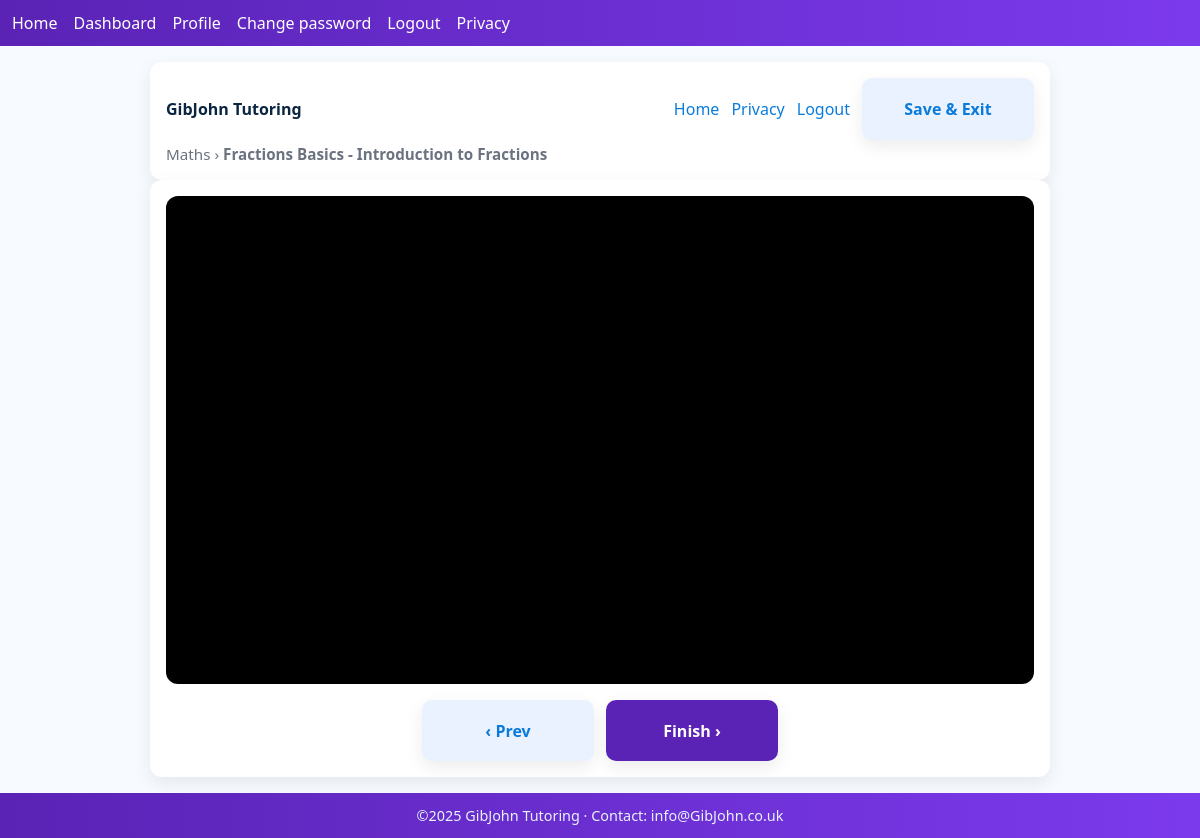
The app's page /lesson/1/play (signed in) with its own data.
### models.py (models this page shows, shortened)
class Class(db.Model):
    __tablename__ = "classes"
    class_id    = db.Column(db.Integer, primary_key=True)
    title       = db.Column(db.String(120), nullable=False)
    subject     = db.Column(db.String(80), nullable=False)
    year_group  = db.Column(db.Integer, nullable=False)
    tutor_id    = db.Column(db.Integer, db.ForeignKey("users.user_id"), nullable=False)
    created_at  = db.Column(db.DateTime, nullable=False, default=UTC_NOW)
    tutor = db.relationship("User", back_populates="classes_taught", foreign_keys=[tutor_id])
    enrollments = db.relationship("ClassEnrollment", back_populates="klass", cascade="all, delete-orphan")
    students = db.relationship(
        "User",
        secondary="class_enrollments",
        primaryjoin="Class.class_id==ClassEnrollment.class_id",
        secondaryjoin="User.user_id==ClassEnrollment.user_id",
        viewonly=True,
    )
    assignments = db.relationship("Assignment", back_populates="class_", cascade="all, delete-orphan")

class Assignment(db.Model):
    __tablename__ = "assignments"
    assignment_id = db.Column(db.Integer, primary_key=True)
    resource_id   = db.Column(db.Integer, db.ForeignKey("resources.resource_id"), nullable=False)
    class_id      = db.Column(db.Integer, db.ForeignKey("classes.class_id"), nullable=False)
    title         = db.Column(db.String(120), nullable=False)
    due_date      = db.Column(db.DateTime)
    created_at    = db.Column(db.DateTime, nullable=False, default=UTC_NOW)
    updated_at    = db.Column(db.DateTime, nullable=False, default=UTC_NOW, onupdate=UTC_NOW)
    class_   = db.relationship("Class", back_populates="assignments")
    resource = db.relationship("Resources", back_populates="assignments")
    submissions = db.relationship("Submission", back_populates="assignment", cascade="all, delete-orphan")

### learner/routes.py (the view)
@bp.route("/lesson/<int:assignment_id>/play")
@login_required
def play_lesson(assignment_id):
    a = db.session.get(Assignment, assignment_id)
    if not a:
        flash("Lesson not found.", "error")
        return redirect(url_for("learner.dashboard"))
    embed_src = None
    if a.resource and a.resource.type == "link" and a.resource.url:
        embed_src = youtube_embed_src(a.resource.url)
    return render_template(
        "learner/player.html",
        assignment=a,
        embed_src=embed_src,
        level=3,
        xp=70,
    )

### app.py (called while the page is built)
@login_manager.user_loader
def load_user(user_id):
    return User.query.get(int(user_id))

@app.before_request
def _dump_routes_once():
    if not getattr(app, "_routes_dumped", False):
        print("\n=== ROUTES (endpoint -> url) ===")
        for r in app.url_map.iter_rules():
            print(f"{r.endpoint:25} -> {r.rule}")
        print("================================\n")
        app._routes_dumped = True

### learner/routes.py (called while the page is built)
def youtube_embed_src(raw_url: str) -> str | None:
    try:
        u = urlparse(raw_url)
        host = u.netloc.replace("www.", "")
        if "youtube.com" in host:
            if u.path == "/watch":
                vid = parse_qs(u.query).get("v", [None])[0]
                return f"https://www.youtube-nocookie.com/embed/{vid}" if vid else None
            if u.path.startswith("/embed/"):
                return f"https://www.youtube-nocookie.com{u.path}"
        if "youtu.be" in host:
            vid = u.path.lstrip("/")
            return f"https://www.youtube-nocookie.com/embed/{vid}"
    except Exception:
        pass
    return None

### templates/learner/player.html (shortened to what this page needs)
{% extends "base.html" %}
{% block content %}
<div class="card player-head">
<div class="brand-row">
<strong>GibJohn Tutoring</strong>
<nav class="brand-nav">
    <a href="{{ url_for('learner.dashboard') }}">Home</a>
    <a href="{{ url_for('privacy') }}">Privacy</a>
    <a href="{{ url_for('auth.logout') }}">Logout</a>
    <a class="btn btn-secondary" href="{{ url_for('learner.lesson', assignment_id=assignment.assignment_id) }}">Save &amp; Exit</a>
</nav>
</div>
<div class="crumbs" style="margin-top:.25rem;">
{{ assignment.class_.subject|default('Subject')|capitalize }} ›
<strong>{{ assignment.title }}</strong>
</div>
</div>
<div class="card player-stage">
<div class="player-frame">
{% if embed_src %}
    <iframe
    src="{{ embed_src }}"
    title="Lesson"
    allow="accelerometer; autoplay; clipboard-write; encrypted-media; gyroscope; picture-in-picture; web-share"
    allowfullscreen
    sandbox="allow-scripts allow-same-origin allow-presentation allow-popups"
    ></iframe>
{% else %}
    <a class="thumb-link" href="{{ assignment.resource.url if assignment.resource else '#' }}" target="_blank" rel="noopener">
    <img src="{{ url_for('static', filename='img/lesson_placeholder.png') }}" alt="Open lesson video">
    <span class="play-badge">▶</span>
    </a>
{% endif %}
</div>
<div class="player-controls">
<a class="btn btn-secondary" href="#">‹ Prev</a>
<a class="btn btn-primary"
    href="{{ url_for('learner.lesson_complete', assignment_id=assignment.assignment_id) }}">
    Finish ›
</a>
</div>
</div>
{% endblock %}

### static/css/stylesheet.css (style rules this page uses)
body { font-family:system-ui,-apple-system,Segoe UI,Roboto,Arial,sans-serif; margin:0;background:#f7fbff; color:#0a2540 }
a { color:#0a7bdc; text-decoration:none }
.card { background:#fff; border-radius:12px; box-shadow:0 6px 18px rgb(0 0 0 / 8%); padding:1rem; }
.btn { display:inline-flex; align-items:center; justify-content:center; min-height:44px; min-width:140px; padding:.6rem 1rem; border-radius:10px; border:none; cursor:pointer; font-weight:700; box-shadow:0 6px 18px rgb(0 0 0 / 8%); }
.btn-primary { background:#0a7bdc; color:#fff; }
.btn-secondary { background:#eaf2ff; color:#0a7bdc; }
html, body { height: 100%; }
body { min-height: 100vh; display: flex; flex-direction: column; }
:root { --purple:#5a23b5; --purple-2:#7c3aed; --lav:#f0e8ff; --ink:#0a2540; --muted:#6b7280; --card:#fff; --shadow:0 6px 18px rgb(0 0 0 / 8%); --r:12px; }
.card { background:var(--card); border-radius:var(--r); box-shadow:var(--shadow); padding:1rem; overflow:hidden; }
.btn { display:inline-flex; align-items:center; justify-content:center; min-height:44px; padding:.55rem 1rem; border-radius:10px; border:none; cursor:pointer; font-weight:700; text-decoration:none; }
.btn-primary { background:var(--purple); color:#fff; }
.card { overflow: hidden; }
.crumbs { color:#6b7280; font-size:.95rem; }
.player-head .brand-row { display:flex; align-items:center; justify-content:space-between; gap:1rem; }
.brand-nav { display:flex; gap:.75rem; align-items:center; }
.player-stage { display:grid; gap:1rem; }
.player-frame { aspect-ratio: 16/9; background:#000; border-radius:12px; overflow:hidden; }
.player-frame iframe, .player-frame video { width:100%; height:100%; border:0; display:block; }
.player-controls { display:flex; justify-content:center; gap:.75rem; }

### records on screen
Class: class_.subject "Maths"
Assignment: title "Fractions Basics - Introduction to Fractions"
